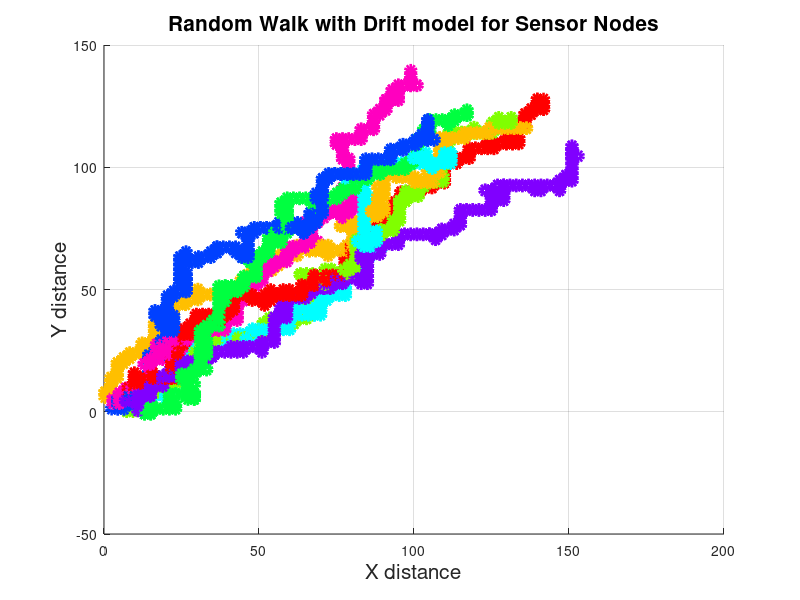

The MATLAB source for this figure:
clear 
clc
i = 1;
%This is the Random Walk with Drift Model
colorMap = hsv(8); % just to make the 8 paths have different colors in the graph
rad = 0.5; % for collision 
randwalk=10*rand(8,2); %8 sensor nodes starting coordinate is at random locations between [0 10] on all directions
drift=zeros(8,2);
% for each time step, a new random walk path will be generated for all 8
% sensor nodes
for t=1:200 
    compare=rand(8,2); % makes 8 random arrays filled with values ranging from 0 to 1
    for i=1:8
        drift(i,:)=compare(i,:)>[0.2 0.5]; %fills drift array with 1s and 0s 
    end
    % based on the random drift generated, the 8 sensor nodes will each pick a
    % random direction each time step
    for k=1:8
        if drift(k,:)==1
            randwalk_new(k,:) = randwalk(k,:) + [2 0];
        elseif drift(k,1)==1
            randwalk_new(k,:) = randwalk(k,:) + [0 2];
        elseif drift(k,2)==1
            randwalk_new(k,:) = randwalk(k,:) + [-2 0];
        else
            randwalk_new(k,:) = randwalk(k,:) + [0 -2];
        end
        %this code is to ensure that randwalk does not go beyond 250 units
        %in either direction
        if randwalk_new(k,1)>250
            randwalk_new(k,:) = randwalk_new(k,:) + [-2 0];
        end
        if randwalk_new(k,2)>250
            randwalk_new(k,:) = randwalk_new(k,:) + [0 -2];
        end
    end
    
    % finding collisions algorithm. still needs work
    d=pdist2(randwalk_new,randwalk_new);
    d(d==0) = 100; %make diagonal huge
    [ix,iy] = find(d<rad);%repmat(rad,1,numel(ix))
    if isempty(ix)== 0
        dist(i,:,:) = randwalk_new(ix,:);
        i = i + 1;
        fprintf('collision is in = %d.\n',randwalk_new(ix,:));
        viscircles(randwalk_new(ix,:),repmat(rad,numel(ix),1),'Color','k')
    end
   
    hold on
    set(gcf, 'units','normalized','outerposition',[0 0 1 1]);
    grid on
    title('Random Walk with Drift model for Sensor Nodes', 'FontSize', 15);
    xlabel('X distance', 'FontSize', 15);
    ylabel('Y distance', 'FontSize', 15);
    
    for p=1:8
        line(p)=plot([randwalk(p,1) randwalk_new(p,1)],[randwalk(p,2) randwalk_new(p,2)],'-o','Color',colorMap(p,:),'LineWidth', 4); 
        %line(p)=scatter([randwalk(p,1) randwalk_new(p,1)],[randwalk(p,2) randwalk_new(p,2)],20,colorMap(p,:),'fill');   
    end
    drawnow
    %UPDATE the new position
    randwalk=randwalk_new ;
end

